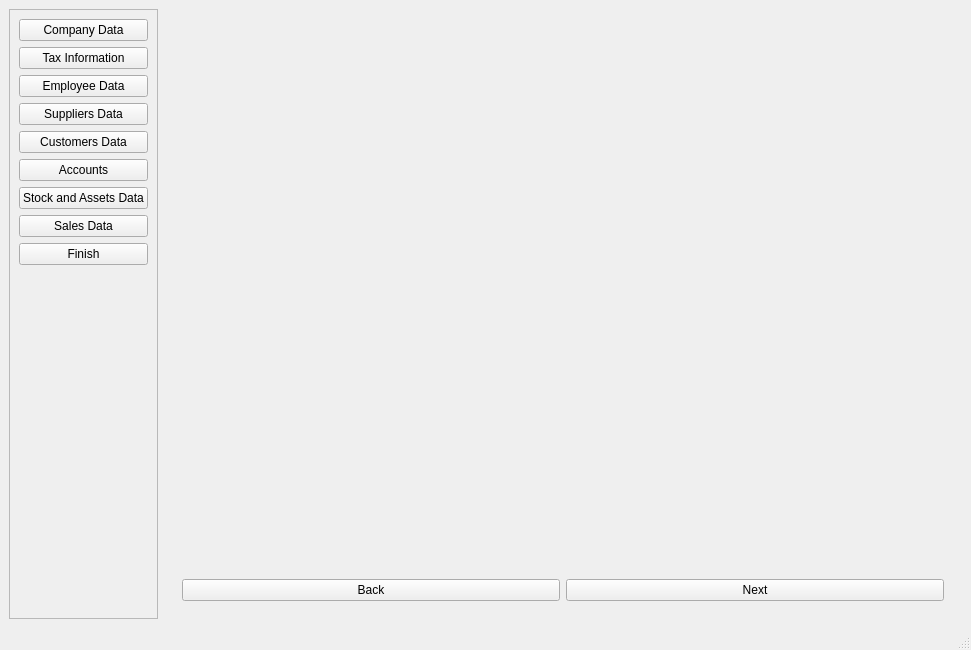
<?xml version="1.0" encoding="UTF-8"?>
<ui version="4.0">
 <class>InfoSetup</class>
 <widget class="QMainWindow" name="InfoSetup">
  <property name="geometry">
   <rect>
    <x>0</x>
    <y>0</y>
    <width>971</width>
    <height>650</height>
   </rect>
  </property>
  <property name="windowTitle">
   <string>MainWindow</string>
  </property>
  <widget class="QWidget" name="centralwidget">
   <layout class="QHBoxLayout" name="horizontalLayout">
    <item>
     <widget class="QScrollArea" name="scrollArea">
      <property name="sizePolicy">
       <sizepolicy hsizetype="Minimum" vsizetype="Expanding">
        <horstretch>0</horstretch>
        <verstretch>0</verstretch>
       </sizepolicy>
      </property>
      <property name="widgetResizable">
       <bool>true</bool>
      </property>
      <widget class="QWidget" name="scrollAreaWidgetContents">
       <property name="geometry">
        <rect>
         <x>0</x>
         <y>0</y>
         <width>134</width>
         <height>589</height>
        </rect>
       </property>
       <layout class="QVBoxLayout" name="verticalLayout">
        <item>
         <widget class="QPushButton" name="pushButton">
          <property name="sizePolicy">
           <sizepolicy hsizetype="Minimum" vsizetype="Fixed">
            <horstretch>0</horstretch>
            <verstretch>0</verstretch>
           </sizepolicy>
          </property>
          <property name="text">
           <string>Company Data</string>
          </property>
         </widget>
        </item>
        <item>
         <widget class="QPushButton" name="pushButton_2">
          <property name="sizePolicy">
           <sizepolicy hsizetype="Minimum" vsizetype="Fixed">
            <horstretch>0</horstretch>
            <verstretch>0</verstretch>
           </sizepolicy>
          </property>
          <property name="text">
           <string>Tax Information</string>
          </property>
         </widget>
        </item>
        <item>
         <widget class="QPushButton" name="pushButton_3">
          <property name="sizePolicy">
           <sizepolicy hsizetype="Minimum" vsizetype="Fixed">
            <horstretch>0</horstretch>
            <verstretch>0</verstretch>
           </sizepolicy>
          </property>
          <property name="text">
           <string>Employee Data</string>
          </property>
         </widget>
        </item>
        <item>
         <widget class="QPushButton" name="pushButton_6">
          <property name="sizePolicy">
           <sizepolicy hsizetype="Minimum" vsizetype="Fixed">
            <horstretch>0</horstretch>
            <verstretch>0</verstretch>
           </sizepolicy>
          </property>
          <property name="text">
           <string>Suppliers Data</string>
          </property>
         </widget>
        </item>
        <item>
         <widget class="QPushButton" name="pushButton_7">
          <property name="sizePolicy">
           <sizepolicy hsizetype="Minimum" vsizetype="Fixed">
            <horstretch>0</horstretch>
            <verstretch>0</verstretch>
           </sizepolicy>
          </property>
          <property name="text">
           <string>Customers Data</string>
          </property>
         </widget>
        </item>
        <item>
         <widget class="QPushButton" name="pushButton_8">
          <property name="sizePolicy">
           <sizepolicy hsizetype="Minimum" vsizetype="Fixed">
            <horstretch>0</horstretch>
            <verstretch>0</verstretch>
           </sizepolicy>
          </property>
          <property name="text">
           <string>Accounts</string>
          </property>
         </widget>
        </item>
        <item>
         <widget class="QPushButton" name="pushButton_5">
          <property name="sizePolicy">
           <sizepolicy hsizetype="Minimum" vsizetype="Fixed">
            <horstretch>0</horstretch>
            <verstretch>0</verstretch>
           </sizepolicy>
          </property>
          <property name="text">
           <string>Stock and Assets Data</string>
          </property>
         </widget>
        </item>
        <item>
         <widget class="QPushButton" name="pushButton_4">
          <property name="sizePolicy">
           <sizepolicy hsizetype="Minimum" vsizetype="Fixed">
            <horstretch>0</horstretch>
            <verstretch>0</verstretch>
           </sizepolicy>
          </property>
          <property name="text">
           <string>Sales Data</string>
          </property>
         </widget>
        </item>
        <item>
         <widget class="QPushButton" name="pushButton_9">
          <property name="sizePolicy">
           <sizepolicy hsizetype="Minimum" vsizetype="Fixed">
            <horstretch>0</horstretch>
            <verstretch>0</verstretch>
           </sizepolicy>
          </property>
          <property name="text">
           <string>Finish</string>
          </property>
         </widget>
        </item>
        <item>
         <spacer name="verticalSpacer">
          <property name="orientation">
           <enum>Qt::Vertical</enum>
          </property>
          <property name="sizeHint" stdset="0">
           <size>
            <width>20</width>
            <height>40</height>
           </size>
          </property>
         </spacer>
        </item>
       </layout>
      </widget>
     </widget>
    </item>
    <item>
     <widget class="QWidget" name="widget" native="true">
      <property name="sizePolicy">
       <sizepolicy hsizetype="Expanding" vsizetype="Preferred">
        <horstretch>0</horstretch>
        <verstretch>0</verstretch>
       </sizepolicy>
      </property>
      <layout class="QVBoxLayout" name="verticalLayout_2">
       <item>
        <widget class="QStackedWidget" name="stackedWidget">
         <property name="sizePolicy">
          <sizepolicy hsizetype="Expanding" vsizetype="Preferred">
           <horstretch>0</horstretch>
           <verstretch>0</verstretch>
          </sizepolicy>
         </property>
         <property name="currentIndex">
          <number>7</number>
         </property>
         <widget class="QWidget" name="page">
          <widget class="QPushButton" name="pushButton_11">
           <property name="geometry">
            <rect>
             <x>150</x>
             <y>180</y>
             <width>75</width>
             <height>23</height>
            </rect>
           </property>
           <property name="text">
            <string>pg1</string>
           </property>
          </widget>
         </widget>
         <widget class="QWidget" name="page_2">
          <widget class="QPushButton" name="pushButton_10">
           <property name="geometry">
            <rect>
             <x>120</x>
             <y>200</y>
             <width>75</width>
             <height>23</height>
            </rect>
           </property>
           <property name="text">
            <string>pg2</string>
           </property>
          </widget>
         </widget>
         <widget class="QWidget" name="page_3">
          <widget class="QPushButton" name="pushButton_12">
           <property name="geometry">
            <rect>
             <x>90</x>
             <y>180</y>
             <width>75</width>
             <height>23</height>
            </rect>
           </property>
           <property name="text">
            <string>pg3</string>
           </property>
          </widget>
         </widget>
         <widget class="QWidget" name="page_4"/>
         <widget class="QWidget" name="page_5"/>
         <widget class="QWidget" name="page_6"/>
         <widget class="QWidget" name="page_7"/>
         <widget class="QWidget" name="page_8"/>
        </widget>
       </item>
       <item>
        <widget class="QWidget" name="widget_2" native="true">
         <layout class="QHBoxLayout" name="horizontalLayout_2">
          <item>
           <widget class="QPushButton" name="pushButton_14">
            <property name="text">
             <string>Back</string>
            </property>
           </widget>
          </item>
          <item>
           <widget class="QPushButton" name="pushButton_13">
            <property name="text">
             <string>Next</string>
            </property>
           </widget>
          </item>
         </layout>
        </widget>
       </item>
      </layout>
     </widget>
    </item>
   </layout>
  </widget>
  <widget class="QMenuBar" name="menubar">
   <property name="geometry">
    <rect>
     <x>0</x>
     <y>0</y>
     <width>971</width>
     <height>21</height>
    </rect>
   </property>
  </widget>
  <widget class="QStatusBar" name="statusbar"/>
 </widget>
 <resources/>
 <connections/>
</ui>
